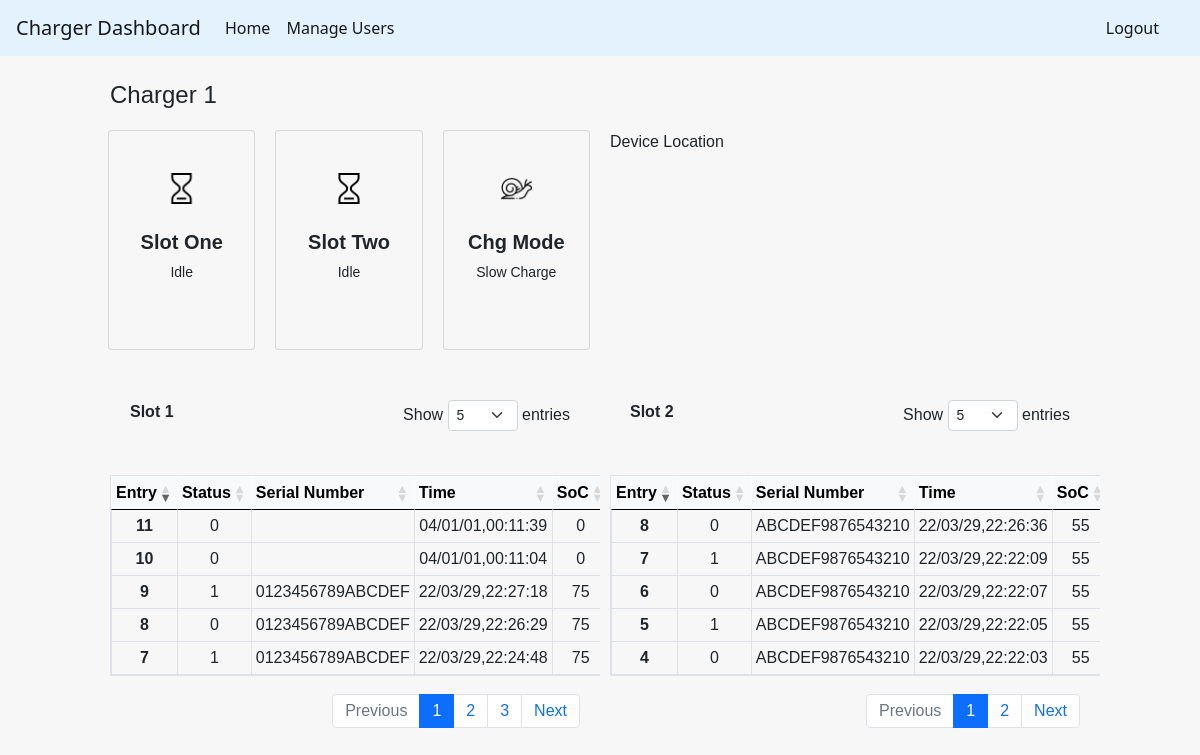
The app's page /devices/charger1 (signed in) with its own data.
### tables this page shows
CREATE TABLE charger1_s1 (
    id integer primary key autoincrement,
    Status INTEGER,
    SN TEXT,
    Time TEXT,
    SoC INTEGER
    );

CREATE TABLE charger1_s2 (
    id integer primary key autoincrement,
    Status INTEGER,
    SN TEXT,
    Time TEXT,
    SoC INTEGER
    );

### flaskWebsite.py (the view)
@app.route('/devices/<deviceSelect>')
def display(deviceSelect):
    if "username" in session:
        con = sqlite3.connect(dbName)
        cur = con.cursor()
        table_list = [a for a in cur.execute("SELECT name FROM sqlite_master WHERE type = 'table'")]
        deviceName = (deviceSelect[0:7] + " " + deviceSelect[7:]).capitalize()
        querySelect = [ [0] for i in range (3) ]
        querySelect[0] = deviceSelect +"_s1"
        querySelect[1] = deviceSelect +"_s2"
        querySelect[2] = deviceSelect +"_device"
        lenIndex = [ [0] for i in range(3)]
        cur.execute("SELECT * FROM " + querySelect[0])
        lenIndex[0] = len(cur.fetchall())
        cur.execute("SELECT * FROM " + querySelect[1])
        lenIndex[1] = len(cur.fetchall())
        s1data = [ [0]*(lenIndex[0]+1) for i in range(4)]
        s2data = [ [0]*(lenIndex[1]+1) for i in range(4)]
        s1data[0][0] = 24
        s2data[0][0] = 24
        loopCount = 0
        for row in cur.execute("SELECT * FROM " + querySelect[0] + ' ORDER BY id DESC'):
            print(row)
            s1data[0][loopCount] = row[1]
            s1data[1][loopCount] = row[2]
            s1data[2][loopCount] = row[3]
            s1data[3][loopCount] = row[4]
            loopCount += 1
        loopCount = 0
        for row in cur.execute("SELECT * FROM " + querySelect[1] + ' ORDER BY id DESC'):
            s2data[0][loopCount] = row[1]
            s2data[1][loopCount] = row[2]
            s2data[2][loopCount] = row[3]
            s2data[3][loopCount] = row[4]
            loopCount += 1
        cur.execute('SELECT * FROM ' + querySelect[2] + ' ORDER BY id DESC LIMIT 1')
        latestDeviceInfo = cur.fetchone()
        cur.close()
        con.close()
        geoloc_url = "https://www.googleapis.com/geolocation/v1/geolocate?key=AIzaSyD62AEOgl0CjwL8dGWcl4fLG5IoiwHHghw"
        headers = CaseInsensitiveDict()
        headers["Content-Type"] = "application/json"
        mcc=latestDeviceInfo[2]
        mnc=latestDeviceInfo[3]
        lac=latestDeviceInfo[4]
        cid=latestDeviceInfo[5]
        api_payload = """
        {
            "considerIp": true,
            "cellTowers": [
                {
                    "cellId": %s,
                    "locationAreaCode": %s,
                    "mobileCountryCode": %s,
                    "mobileNetworkCode": %s
                }
            ]
        }
        """ %(cid, lac, mcc, mnc)
        lat= -6.8770328
        lon= 107.6123459
        print(s2data[0])
        return render_template('displayOneDevice.html', len=lenIndex, s1_data=s1data, s2_data=s2data, device_info=latestDeviceInfo, device_name=deviceName, lat=lat, lon=lon)
    else:
        return redirect(url_for('login'))

### templates/displayOneDevice.html (shortened to what this page needs)
{% extends "base.html" %}
{% block content %}
<div class="container-fluid">
    <div class="row" style="margin-top: 15px; margin-bottom:0; padding-bottom:0; margin-left:0">
        <h4 style="margin:0; padding:0">{{device_name}}</h4>
    </div>
    <div class="row" style="margin-bottom:0; padding-bottom:0">
        <div class="col-sm-2">
            <div class="card" style="height: 220px;">
                {% if s1_data[0][0] == 0 %}
                    {% set src_slot_1 = "idle.png" %}
                    {% set txt_slot_1 = "Idle" %}
                {% elif s1_data[0][0] == 1 %}
                    {% set src_slot_1 = "charging.png" %}
                    {% set txt_slot_1 = "Charging" %}
                {% elif s1_data[0][0] == 2 %}
                    {% set src_slot_1 = "fullcharge.png" %}
                    {% set txt_slot_1 = "Charged" %}
                {% else %}
                    {% set src_slot_1 = "no_data.png" %}
                    {% set txt_slot_1 = "No Data" %}
                {% endif %}
                <img class="card-img-top" src="{{ url_for('static', filename=src_slot_1) }}" alt="Card image cap">
                <div class="card-body">
                    <h5 class="card-title" style="text-align:center">Slot One</h5>
                    <p class="card-text"> {{ txt_slot_1 }} </p>
                </div>
            </div>
        </div>
        <div class="col-sm-2">
            <div class="card" style="height: 220px;">
                {% if s2_data[0][0] == 0 %}
                    {% set src_slot_2 = "idle.png" %}
                    {% set txt_slot_2 = "Idle" %}
                {% elif s2_data[0][0] == 1 %}
                    {% set src_slot_2 = "charging.png" %}
                    {% set txt_slot_2 = "Charging" %}
                {% elif s2_data[0][0] == 2 %}
                    {% set src_slot_2 = "fullcharge.png" %}
                    {% set txt_slot_2 = "Charged" %}
                {% else %}
                    {% set src_slot_2 = "no_data.png" %}
                    {% set txt_slot_2 = "No Data" %}
                {% endif %}
                    <img class="card-img-top" src="{{ url_for('static', filename=src_slot_2) }}" alt="Card image cap">
                <div class="card-body">
                    <h5 class="card-title" style="text-align:center">Slot Two</h5>
                    <p class="card-text"> {{ txt_slot_2 }} </p>
                </div>
            </div>
        </div>
        <div class="col-sm-2">
            <div class="card" style="height: 220px;">
                {% if device_info[1] == 0 %}
                    {% set src_dev = "slowcharge.png" %}
                    {% set txt_dev = "Slow Charge" %}
                {% elif device_info[1] == 1 %}
                    {% set src_dev = "fastcharge.png" %}
                    {% set txt_dev = "Fast Charge" %}
                {% endif %}
                <img class="card-img-top" src="{{ url_for('static', filename=src_dev) }}" alt="Card image cap">
                <div class="card-body">
                    <h5 class="card-title" style="text-align:center">Chg Mode</h5>
                    <p class="card-text"> {{ txt_dev }} </p>
                </div>
            </div>
        </div>
        <div class="col-sm-6">
            <p>Device Location</p>
            <div id="map" style="width:100%; height:180px;"></div>
        </div>
    </div>
    <div class="row" style="margin:0; padding:0">
        <div class="col-sm-6" style="margin:0; padding:0">
            <div class="table-responsive" style="margin:0; padding:0">
                <table id="slot1" class="table table-sm table-bordered">
                    <thead class="table-light" >
                        <tr>
                            <th scope="col">Entry</th>
                            <th scope="col">Status</th>
                            <th scope="col">Serial Number</th>
                            <th scope="col">Time</th>
                            <th scope="col">SoC</th>
                        </tr>
                    </thead>
                    <tbody>
                        {% for x in range (0,len[0]) %}
                        <tr>
                            <th scope="row"> {{ len[0] - loop.index + 1 }}</th>
                            <td>{{ s1_data[0][x] }}</td>
                            <td>{{ s1_data[1][x] }}</td>
                            <td>{{ s1_data[2][x] }}</td>
                            <td>{{ s1_data[3][x] }}</td>
                        </tr>
                        {% endfor %}
                    </tbody>
                </table>
            </div>
        </div>
        <div class="col-sm-6" style="margin:0; padding:0">
            <div class="table-responsive" style="margin:0; padding:0">
                <table id="slot2" class="table table-sm table-bordered">
                    <thead class="table-light">
                        <tr>
                            <th scope="col">Entry</th>
                            <th scope="col">Status</th>
                            <th scope="col">Serial Number</th>
                            <th scope="col">Time</th>
                            <th scope="col">SoC</th>
                        </tr>
                    </thead>
                    <tbody>
                        {% for x in range (0,len[1]) %}
                        <tr>
                            <th scope="row"> {{ len[1] - loop.index + 1 }}</th>
                            <td>{{ s2_data[0][x] }}</td>
                            <td>{{ s2_data[1][x] }}</td>
                            <td>{{ s2_data[2][x] }}</td>
                            <td>{{ s2_data[3][x] }}</td>
                        </tr>
                        {% endfor %}
                    </tbody>
                </table>
            </div>
        </div>
    </div>
</div>
{% endblock %}

### templates/base.html (shortened to what this page needs)
<!doctype html>
<html>
<head>
    <link rel="stylesheet" href="https://cdn.jsdelivr.net/npm/bootstrap@4.3.1/dist/css/bootstrap.min.css"
>
    <link href="https://cdn.jsdelivr.net/npm/bootstrap@5.0.1/dist/css/bootstrap.min.css" rel="stylesheet"
>
    <link rel="stylesheet" type="text/css" href="https://cdn.datatables.net/1.10.25/css/dataTables.bootstrap5.css">
</head>
<body>
    <nav class="navbar navbar-expand-lg navbar-light" style="background-color: #e3f2fd;">
        <a class="navbar-brand" href="/home">Charger Dashboard</a>
        <div class="collapse navbar-collapse" id="navbarSupportedContent">
            <ul class="navbar-nav mr-auto">
                <li class="nav-item active">
                    <a class="nav-link" href="/home">Home <span class="sr-only">(current)</span></a>
                </li>
                <li class="nav-item active">
                    <a class="nav-link" href="/manage-users">Manage Users</a>
                </li>
            </ul>
            <span class="navbar-text">
                <a class="nav-link" href="/logout" style="padding:0 25px">Logout</a>
            </span>
        </div>
    </nav>
    {% block content %}
    {% endblock %}
</body>
</html>

### templates/displayOneDevice.html (style rules this page uses)
body { margin: 0; background-color: #f7f7f7; }
.container-fluid { font-family: 'Quicksand', sans-serif; font-size: 16px; }
.container-fluid div { padding: 10px; }
.table-sm { text-align: center; }
.card { height:250px; padding:0px; }
.card-img-top { padding-top: 2em; padding-bottom: 1em; max-width: 25%; height: auto; align-self: center; }
.card { background-color: #f7f7f7; }
.card-title { font-weight: bold; }
.card-text { font-size: 14px; text-align: center; }
.container-fluid { padding: 0 100px; }

### records on screen
charger1_s1: len[0]-loop.index+1 "11", s1_data "0", Time "04/01/01,00:11:39"
charger1_s1: Time "04/01/01,00:11:04"
charger1_s1: len[0]-loop.index+1 "9", Status "1", SN "0123456789ABCDEF", Time "22/03/29,22:27:18", SoC "75"
charger1_s1: len[0]-loop.index+1 "8", Status "0", SN "0123456789ABCDEF", Time "22/03/29,22:26:29", SoC "75"
charger1_s1: len[0]-loop.index+1 "7", Status "1", SN "0123456789ABCDEF", Time "22/03/29,22:24:48", SoC "75"
charger1_s2: len[1]-loop.index+1 "8", Status "0", SN "ABCDEF9876543210", Time "22/03/29,22:26:36", SoC "55"
charger1_s2: len[1]-loop.index+1 "7", Status "1", SN "ABCDEF9876543210", Time "22/03/29,22:22:09", SoC "55"
charger1_s2: len[1]-loop.index+1 "6", Status "0", SN "ABCDEF9876543210", Time "22/03/29,22:22:07", SoC "55"
charger1_s2: len[1]-loop.index+1 "5", Status "1", SN "ABCDEF9876543210", Time "22/03/29,22:22:05", SoC "55"
charger1_s2: len[1]-loop.index+1 "4", Status "0", SN "ABCDEF9876543210", Time "22/03/29,22:22:03", SoC "55"

### other values on screen
{{ device_name }} "Charger 1"
{{ txt_slot_1 }} "Idle"
{{ txt_slot_2 }} "Idle"
{{ txt_dev }} "Slow Charge"
{{ len[0] - loop.index + 1 }} "10"
{{ s1_data[0][x] }} "0"
{{ s1_data[3][x] }} "0"
